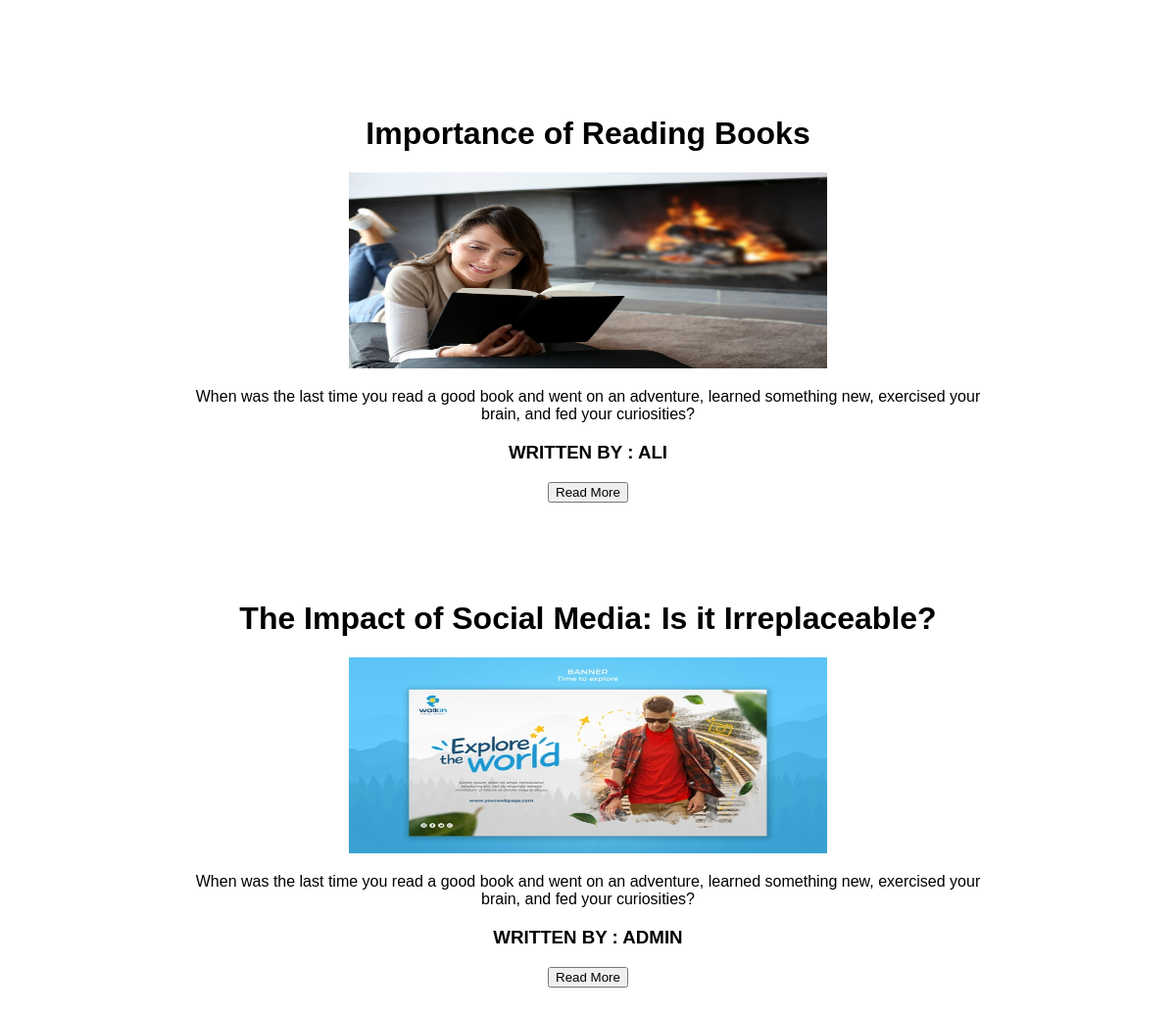
The page / on the database its author committed.
### blog/models.py (models this page shows, shortened)
class Blog(models.Model):
       owner = models.ForeignKey(User, on_delete=models.CASCADE, related_name="blog")
       title = models.CharField(max_length=1000)
       short_body = models.CharField(max_length=5000)
       blog_img = models.ImageField(upload_to = 'media/')
       body = models.TextField()
       like = models.ManyToManyField(User, related_name='blog_posts', blank=True)
       created_time = models.DateTimeField(auto_now_add=True, null=True)

### blog/views.py (the view)
# urls.py: path("", views.HomeView.as_view(), name="home")
class HomeView(generic.View):
    def get(self, request):
       posts = get_list_or_404(Blog)
       data = {
              "posts":posts
       }
       return render(request, 'home.html', context=data)

### templates/home.html (shortened to what this page needs)
<!DOCTYPE html>
<html lang="en">
<head>
       {% load static %}
</head>
<body>
       <div class="posts">
              {% for post in posts %}
                     <div class="post">
                            <a href=""><h1 class="post_title">{{ post.title }}</h1></a>
                            <img width="60%" height="200px" src="{{post.blog_img.url}}" alt="">
                            <p class="post_body">{{ post.short_body }}</p>
                            <h3 style="text-transform: uppercase;">Written by : {{ post.owner }}</h3>
                            <button><a href="">Read More</a></button>
                     </div>
              {% endfor %}
       </div>
</body>
</html>

### templates/home.html (style rules this page uses)
body { padding: 10px; font-family: Verdana, Geneva, Tahoma, sans-serif; text-align: center; }
.posts { width: 100%; }
.post { width: 70%; margin: 100px auto; }
a { text-decoration: none; color: black; }

### rows shown on the page
Blog: title "Importance of Reading Books", blog_img (picture), short_body "When was the last time you read a good book and went on an adventure, learned something new, exercised your brain, and fed your curiosities?", owner "ALI"
Blog: title "The Impact of Social Media: Is it Irreplaceable?", blog_img (picture), short_body "When was the last time you read a good book and went on an adventure, learned something new, exercised your brain, and fed your curiosities?", owner "ADMIN"
